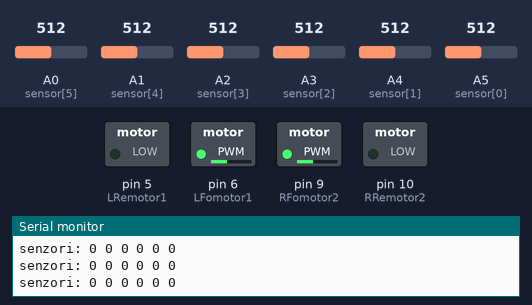
Recording of a sketch running on a simulated Arduino Uno, built with avr-gcc and run on an emulated ATmega328P. Parts: switched loads named in the sketch (green lamp = pin HIGH), the last lines printed to the serial monitor. Inputs (shaded band) come from the test bench; at power-on: A0 (sensor[5]) = 512, A2 (sensor[3]) = 512, A1 (sensor[4]) = 512, A3 (sensor[2]) = 512, A4 (sensor[1]) = 512, A5 (sensor[0]) = 512.

Above: at 1.2 s.
1.3 s: A0 (sensor[5]) set to 782
4.3 s: A0 (sensor[5]) set to 809
At 5.1 s:
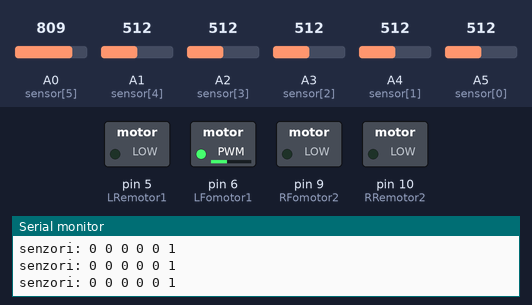
5.8 s: A2 (sensor[3]) set to 774
8.8 s: A2 (sensor[3]) set to 805
At 9.2 s:
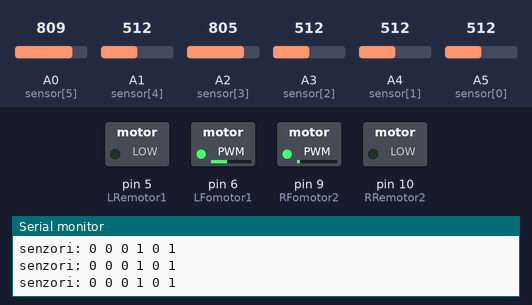
10.3 s: A1 (sensor[4]) set to 800
At 11.4 s:
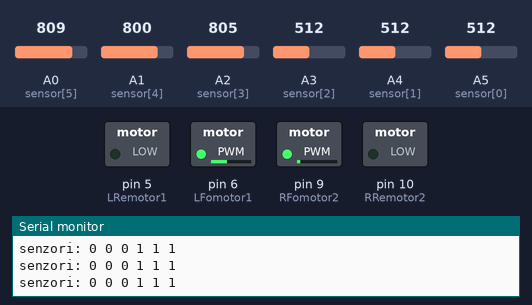
13.3 s: A3 (sensor[2]) set to 800
At 14.8 s:
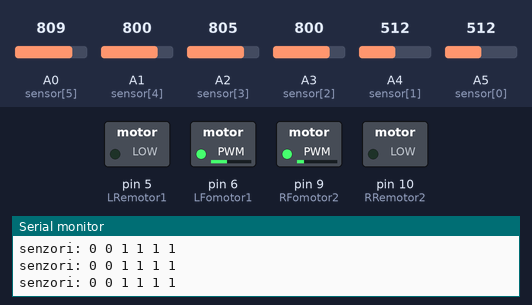
Timing chart, 0 to 16.3 s (numbered marks = the images above; inputs shaded):
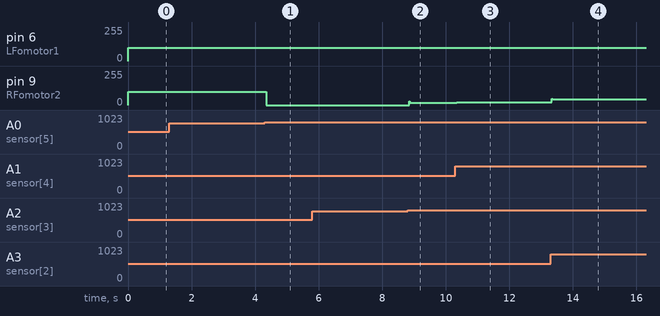

The sketch:

Line_follower.ino
```cpp
/*
 *  This is a programm for line followers
 *  this robot uses arduino uno as the microcontroller
 *  and uses PID sistem for the main system
*/

//Set Pin Number of Motor DC
#define LRemotor1 5
#define LFomotor1 6
#define RFomotor2 9
#define RRemotor2 10

int sensor[6] = {A5, A4, A3, A2, A1, A0};
int sensorReading[6] = { 0 };
float activeSensor = 0;
float totalSensor = 0;
float avgSensor = 0;
int weights[6] = {-10, -5, -1, 1, 5, 10};

//PID Adjustment
float Kp = 15;
float Ki = 0.00015;
float Kd = 2;

float error = 0;
float previousError = 0;
float totalError = 0;

int error1;
float power = 0;

int PWM_Left;
int PWM_Right;

int MAX_SPEED = 100;

void setup() {
  pinMode(LRemotor1, OUTPUT);
  pinMode(LFomotor1, OUTPUT);
  pinMode(RFomotor2, OUTPUT);
  pinMode(RRemotor2, OUTPUT);

  for(int i=0; i<6; i++) {
    pinMode(sensor[i], INPUT);
  }
  Serial.begin(9600);

}

void loop() {
   lineFollow();
}

void lineFollow(void) {
   PID_program();
   go(PWM_Left,PWM_Right);
}

void PID_program()
{
    readSensor();

    previousError = error;
    error = avgSensor;
    totalError += error;
//    Serial.print("error=");
//    Serial.println(error);
    power = (Kp*error) + (Kd*(error-previousError));// + (Ki*totalError);

    if( power>MAX_SPEED ) { power = MAX_SPEED; }
    if( power<-MAX_SPEED ) { power = -MAX_SPEED; }
//    Serial.print("POWER=");
//    Serial.println(power);
    if(power<0) // Turn left
    {
      PWM_Right = MAX_SPEED;// + abs(int(power));
      PWM_Left = MAX_SPEED - abs(int(power));
    }

    else // Turn right
    {
      PWM_Right = MAX_SPEED - int(power);
      PWM_Left = MAX_SPEED;// + abs(int(power));
    }
//    Serial.print("PWM_Right=");
//    Serial.print(PWM_Right);
//    Serial.println(" ");
//    Serial.print("PWM_Left=");
//    Serial.print(PWM_Left);
//    Serial.println(" ");
//    delay(200);
}


void go(int speedLeft, int speedRight) {
  if (speedLeft > 0){
    analogWrite(LFomotor1, speedLeft);
    analogWrite(LRemotor1, 0);
  }else{
    analogWrite(LFomotor1, 0);
    analogWrite(LRemotor1, -speedLeft);
  }

  if (speedRight > 0){
    analogWrite(RFomotor2, speedRight);
    analogWrite(RRemotor2, 0);
  }else {
    analogWrite(RFomotor2, 0);
    analogWrite(RRemotor2, -speedRight);
  }if(error1==2){
    analogWrite(RFomotor2, 60);
    analogWrite(RRemotor2, 0);
  }else if(error1==3){
    analogWrite(LFomotor1, 60);
    analogWrite(LRemotor1, 0);
  }else if(error1==4){
    analogWrite(RFomotor2, 0);
    analogWrite(RRemotor2, 0);
    analogWrite(LFomotor1, 0);
    analogWrite(LRemotor1, 0);
  }
}
void readSensor() {
  for(int i=0; i<6; i++)
    {
       if(analogRead(sensor[i])>790){
         sensorReading[i]=1;
       }
    }
    if(sensorReading[0]==1 && sensorReading[1]==1 && sensorReading[2]==1 && sensorReading[3]==1 && sensorReading[4]==1 && sensorReading[5]==0){
      int error1 = 2;}//left
    else if(sensorReading[0]==0 && sensorReading[1]==1 && sensorReading[2]==1 && sensorReading[3]==1 && sensorReading[4]==1 && sensorReading[5]==1){
      int error1 = 3;}//right
    else if(sensorReading[0]==1 && sensorReading[1]==1 && sensorReading[2]==1 && sensorReading[3]==1 && sensorReading[4]==1 && sensorReading[5]==1){
      int error1 = 4;//stop
    }

    Serial.print("senzori: ");
    for(int i=0; i<6; i++)
    {
      Serial.print(sensorReading[i]);
      Serial.print(" ");
    }
    Serial.println(" ");


    for(int i=0; i<6; i++)
    {
      if(sensorReading[i]==1) { activeSensor+=1; }
      totalSensor += sensorReading[i] * weights[i];
    }
    avgSensor = totalSensor/activeSensor;
//    Serial.println("totalSensor   activeSensor    avgSensor");
//    Serial.print(totalSensor);
//    Serial.print("      ");
//    Serial.print(activeSensor);
//    Serial.print("      ");
//    Serial.println(avgSensor);
//    delay(500);
    activeSensor = 0; totalSensor = 0;
    for(int i=0; i<6; i++)
    {
      sensorReading[i]=0;
    }
}
```

Measured:
- the behaviour switches between 790 and 791 on A0 (sensor[5]) (found by bisection; images 0 and 1)
- after the input at 4.3 s, pin 9 (RFomotor2): 100/255 → 0/255 after 0.05 s
- after the input at 8.8 s, pin 9 (RFomotor2): 0/255 → 18/255 at once
- after the input at 10.3 s, pin 9 (RFomotor2): 18/255 → 20/255 at once
- after the input at 13.3 s, pin 9 (RFomotor2): 20/255 → 44/255 at once
